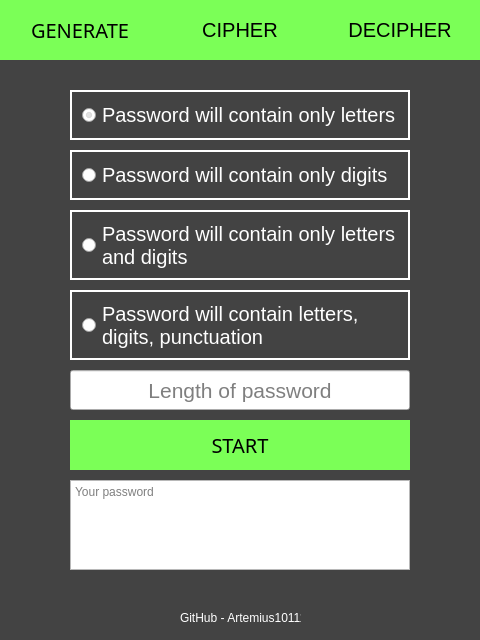
<?xml version="1.0" encoding="UTF-8"?>
<ui version="4.0">
 <class>Dialog</class>
 <widget class="QDialog" name="Dialog">
  <property name="geometry">
   <rect>
    <x>0</x>
    <y>0</y>
    <width>480</width>
    <height>640</height>
   </rect>
  </property>
  <property name="cursor">
   <cursorShape>ArrowCursor</cursorShape>
  </property>
  <property name="windowTitle">
   <string>PassTaCypher</string>
  </property>
  <property name="autoFillBackground">
   <bool>false</bool>
  </property>
  <property name="styleSheet">
   <string notr="true">QTextEdit{
	text-align: right
}
QDialog {
	background-color: rgb(67, 67, 67)
}
QPushButton{
	font: 48pt &quot;Microsoft Yi Baiti&quot;;
	font-size: 20px;
	background-color: rgb(123, 255, 87);
	border: None;
}
QPushButton:pressed{
	background-color: rgb(100, 100, 100);
	color: rgb(255, 255, 255);
}
</string>
  </property>
  <property name="sizeGripEnabled">
   <bool>false</bool>
  </property>
  <property name="modal">
   <bool>false</bool>
  </property>
  <widget class="QPushButton" name="GenerateButton">
   <property name="enabled">
    <bool>true</bool>
   </property>
   <property name="geometry">
    <rect>
     <x>0</x>
     <y>0</y>
     <width>160</width>
     <height>60</height>
    </rect>
   </property>
   <property name="font">
    <font>
     <family>Microsoft Yi Baiti</family>
     <pointsize>-1</pointsize>
     <weight>50</weight>
     <italic>false</italic>
     <bold>false</bold>
    </font>
   </property>
   <property name="styleSheet">
    <string notr="true"/>
   </property>
   <property name="text">
    <string>GENERATE</string>
   </property>
   <property name="checkable">
    <bool>true</bool>
   </property>
  </widget>
  <widget class="QPushButton" name="Cipher_button">
   <property name="geometry">
    <rect>
     <x>160</x>
     <y>0</y>
     <width>160</width>
     <height>60</height>
    </rect>
   </property>
   <property name="styleSheet">
    <string notr="true"/>
   </property>
   <property name="text">
    <string>CIPHER</string>
   </property>
  </widget>
  <widget class="QPushButton" name="Decipher_Button">
   <property name="geometry">
    <rect>
     <x>320</x>
     <y>0</y>
     <width>160</width>
     <height>60</height>
    </rect>
   </property>
   <property name="styleSheet">
    <string notr="true"/>
   </property>
   <property name="text">
    <string>DECIPHER</string>
   </property>
  </widget>
  <widget class="QStackedWidget" name="Stacked_widget">
   <property name="geometry">
    <rect>
     <x>0</x>
     <y>60</y>
     <width>481</width>
     <height>541</height>
    </rect>
   </property>
   <property name="autoFillBackground">
    <bool>false</bool>
   </property>
   <property name="styleSheet">
    <string notr="true">QTextEdit::AlignCenter{}
QRadioButton{
	text-align: center;
	padding: 10px;
	font-size: 20px;
	border: 2px solid white;
	color: white;
}
QDialog {
	background-color: rgb(67, 67, 67)
}
QStackedWidget{
    background-color: rgb(67, 67, 67)
}</string>
   </property>
   <property name="currentIndex">
    <number>0</number>
   </property>
   <widget class="QWidget" name="page_1">
    <widget class="QPushButton" name="Generate_start">
     <property name="geometry">
      <rect>
       <x>70</x>
       <y>360</y>
       <width>340</width>
       <height>50</height>
      </rect>
     </property>
     <property name="font">
      <font>
       <family>Microsoft Yi Baiti</family>
       <pointsize>-1</pointsize>
       <weight>50</weight>
       <italic>false</italic>
       <bold>false</bold>
      </font>
     </property>
     <property name="text">
      <string>START</string>
     </property>
    </widget>
    <widget class="QRadioButton" name="radio_symbols_2">
     <property name="geometry">
      <rect>
       <x>70</x>
       <y>90</y>
       <width>340</width>
       <height>50</height>
      </rect>
     </property>
     <property name="font">
      <font>
       <pointsize>-1</pointsize>
      </font>
     </property>
     <property name="text">
      <string>Password will contain only digits</string>
     </property>
    </widget>
    <widget class="QRadioButton" name="radio_symbols_4">
     <property name="geometry">
      <rect>
       <x>70</x>
       <y>230</y>
       <width>340</width>
       <height>70</height>
      </rect>
     </property>
     <property name="font">
      <font>
       <pointsize>-1</pointsize>
      </font>
     </property>
     <property name="text">
      <string>Password will contain letters,
digits, punctuation</string>
     </property>
    </widget>
    <widget class="QRadioButton" name="radio_symbols_3">
     <property name="geometry">
      <rect>
       <x>70</x>
       <y>150</y>
       <width>340</width>
       <height>70</height>
      </rect>
     </property>
     <property name="font">
      <font>
       <pointsize>-1</pointsize>
      </font>
     </property>
     <property name="text">
      <string>Password will contain only letters 
and digits</string>
     </property>
    </widget>
    <widget class="QRadioButton" name="radio_symbols_">
     <property name="geometry">
      <rect>
       <x>70</x>
       <y>30</y>
       <width>340</width>
       <height>50</height>
      </rect>
     </property>
     <property name="font">
      <font>
       <pointsize>-1</pointsize>
      </font>
     </property>
     <property name="autoFillBackground">
      <bool>false</bool>
     </property>
     <property name="text">
      <string>Password will contain only letters</string>
     </property>
     <property name="checked">
      <bool>true</bool>
     </property>
    </widget>
    <widget class="QLineEdit" name="Length_password">
     <property name="geometry">
      <rect>
       <x>70</x>
       <y>310</y>
       <width>340</width>
       <height>40</height>
      </rect>
     </property>
     <property name="font">
      <font>
       <family>MS Shell Dlg 2</family>
       <pointsize>16</pointsize>
      </font>
     </property>
     <property name="maxLength">
      <number>3</number>
     </property>
     <property name="alignment">
      <set>Qt::AlignCenter</set>
     </property>
     <property name="placeholderText">
      <string>Length of password</string>
     </property>
    </widget>
    <widget class="QTextEdit" name="Password_text">
     <property name="geometry">
      <rect>
       <x>70</x>
       <y>420</y>
       <width>340</width>
       <height>90</height>
      </rect>
     </property>
     <property name="layoutDirection">
      <enum>Qt::LeftToRight</enum>
     </property>
     <property name="autoFillBackground">
      <bool>false</bool>
     </property>
     <property name="documentTitle">
      <string/>
     </property>
     <property name="readOnly">
      <bool>true</bool>
     </property>
     <property name="html">
      <string>&lt;!DOCTYPE HTML PUBLIC &quot;-//W3C//DTD HTML 4.0//EN&quot; &quot;http://www.w3.org/TR/REC-html40/strict.dtd&quot;&gt;
&lt;html&gt;&lt;head&gt;&lt;meta name=&quot;qrichtext&quot; content=&quot;1&quot; /&gt;&lt;style type=&quot;text/css&quot;&gt;
p, li { white-space: pre-wrap; }
&lt;/style&gt;&lt;/head&gt;&lt;body style=&quot; font-family:'MS Shell Dlg 2'; font-size:8.25pt; font-weight:400; font-style:normal;&quot;&gt;
&lt;p style=&quot;-qt-paragraph-type:empty; margin-top:0px; margin-bottom:0px; margin-left:0px; margin-right:0px; -qt-block-indent:0; text-indent:0px;&quot;&gt;&lt;br /&gt;&lt;/p&gt;&lt;/body&gt;&lt;/html&gt;</string>
     </property>
     <property name="placeholderText">
      <string>Your password</string>
     </property>
    </widget>
   </widget>
   <widget class="QWidget" name="page_2">
    <widget class="QPushButton" name="Cipher_start">
     <property name="geometry">
      <rect>
       <x>70</x>
       <y>200</y>
       <width>340</width>
       <height>50</height>
      </rect>
     </property>
     <property name="text">
      <string>START</string>
     </property>
    </widget>
    <widget class="QTextEdit" name="Password_text_cipher_1">
     <property name="geometry">
      <rect>
       <x>70</x>
       <y>100</y>
       <width>340</width>
       <height>90</height>
      </rect>
     </property>
     <property name="layoutDirection">
      <enum>Qt::LeftToRight</enum>
     </property>
     <property name="autoFillBackground">
      <bool>false</bool>
     </property>
     <property name="documentTitle">
      <string/>
     </property>
     <property name="readOnly">
      <bool>false</bool>
     </property>
     <property name="html">
      <string>&lt;!DOCTYPE HTML PUBLIC &quot;-//W3C//DTD HTML 4.0//EN&quot; &quot;http://www.w3.org/TR/REC-html40/strict.dtd&quot;&gt;
&lt;html&gt;&lt;head&gt;&lt;meta name=&quot;qrichtext&quot; content=&quot;1&quot; /&gt;&lt;style type=&quot;text/css&quot;&gt;
p, li { white-space: pre-wrap; }
&lt;/style&gt;&lt;/head&gt;&lt;body style=&quot; font-family:'MS Shell Dlg 2'; font-size:8.25pt; font-weight:400; font-style:normal;&quot;&gt;
&lt;p style=&quot;-qt-paragraph-type:empty; margin-top:0px; margin-bottom:0px; margin-left:0px; margin-right:0px; -qt-block-indent:0; text-indent:0px;&quot;&gt;&lt;br /&gt;&lt;/p&gt;&lt;/body&gt;&lt;/html&gt;</string>
     </property>
     <property name="placeholderText">
      <string>Your password</string>
     </property>
    </widget>
    <widget class="QTextEdit" name="Password_text_cipher_3">
     <property name="geometry">
      <rect>
       <x>70</x>
       <y>360</y>
       <width>340</width>
       <height>90</height>
      </rect>
     </property>
     <property name="layoutDirection">
      <enum>Qt::LeftToRight</enum>
     </property>
     <property name="autoFillBackground">
      <bool>false</bool>
     </property>
     <property name="documentTitle">
      <string/>
     </property>
     <property name="readOnly">
      <bool>true</bool>
     </property>
     <property name="html">
      <string>&lt;!DOCTYPE HTML PUBLIC &quot;-//W3C//DTD HTML 4.0//EN&quot; &quot;http://www.w3.org/TR/REC-html40/strict.dtd&quot;&gt;
&lt;html&gt;&lt;head&gt;&lt;meta name=&quot;qrichtext&quot; content=&quot;1&quot; /&gt;&lt;style type=&quot;text/css&quot;&gt;
p, li { white-space: pre-wrap; }
&lt;/style&gt;&lt;/head&gt;&lt;body style=&quot; font-family:'MS Shell Dlg 2'; font-size:8.25pt; font-weight:400; font-style:normal;&quot;&gt;
&lt;p style=&quot;-qt-paragraph-type:empty; margin-top:0px; margin-bottom:0px; margin-left:0px; margin-right:0px; -qt-block-indent:0; text-indent:0px;&quot;&gt;&lt;br /&gt;&lt;/p&gt;&lt;/body&gt;&lt;/html&gt;</string>
     </property>
     <property name="placeholderText">
      <string>Your password</string>
     </property>
    </widget>
    <widget class="QTextEdit" name="Password_text_cipher_2">
     <property name="geometry">
      <rect>
       <x>70</x>
       <y>260</y>
       <width>340</width>
       <height>90</height>
      </rect>
     </property>
     <property name="layoutDirection">
      <enum>Qt::LeftToRight</enum>
     </property>
     <property name="autoFillBackground">
      <bool>false</bool>
     </property>
     <property name="documentTitle">
      <string/>
     </property>
     <property name="readOnly">
      <bool>true</bool>
     </property>
     <property name="html">
      <string>&lt;!DOCTYPE HTML PUBLIC &quot;-//W3C//DTD HTML 4.0//EN&quot; &quot;http://www.w3.org/TR/REC-html40/strict.dtd&quot;&gt;
&lt;html&gt;&lt;head&gt;&lt;meta name=&quot;qrichtext&quot; content=&quot;1&quot; /&gt;&lt;style type=&quot;text/css&quot;&gt;
p, li { white-space: pre-wrap; }
&lt;/style&gt;&lt;/head&gt;&lt;body style=&quot; font-family:'MS Shell Dlg 2'; font-size:8.25pt; font-weight:400; font-style:normal;&quot;&gt;
&lt;p style=&quot;-qt-paragraph-type:empty; margin-top:0px; margin-bottom:0px; margin-left:0px; margin-right:0px; -qt-block-indent:0; text-indent:0px;&quot;&gt;&lt;br /&gt;&lt;/p&gt;&lt;/body&gt;&lt;/html&gt;</string>
     </property>
     <property name="placeholderText">
      <string>Your key</string>
     </property>
    </widget>
    <widget class="QPushButton" name="pushButton">
     <property name="geometry">
      <rect>
       <x>970</x>
       <y>160</y>
       <width>75</width>
       <height>23</height>
      </rect>
     </property>
     <property name="text">
      <string>PushButton</string>
     </property>
    </widget>
   </widget>
   <widget class="QWidget" name="page_3">
    <widget class="QTextEdit" name="Password_text_decipher_2">
     <property name="geometry">
      <rect>
       <x>70</x>
       <y>200</y>
       <width>340</width>
       <height>90</height>
      </rect>
     </property>
     <property name="layoutDirection">
      <enum>Qt::LeftToRight</enum>
     </property>
     <property name="autoFillBackground">
      <bool>false</bool>
     </property>
     <property name="documentTitle">
      <string/>
     </property>
     <property name="readOnly">
      <bool>false</bool>
     </property>
     <property name="html">
      <string>&lt;!DOCTYPE HTML PUBLIC &quot;-//W3C//DTD HTML 4.0//EN&quot; &quot;http://www.w3.org/TR/REC-html40/strict.dtd&quot;&gt;
&lt;html&gt;&lt;head&gt;&lt;meta name=&quot;qrichtext&quot; content=&quot;1&quot; /&gt;&lt;style type=&quot;text/css&quot;&gt;
p, li { white-space: pre-wrap; }
&lt;/style&gt;&lt;/head&gt;&lt;body style=&quot; font-family:'MS Shell Dlg 2'; font-size:8.25pt; font-weight:400; font-style:normal;&quot;&gt;
&lt;p style=&quot;-qt-paragraph-type:empty; margin-top:0px; margin-bottom:0px; margin-left:0px; margin-right:0px; -qt-block-indent:0; text-indent:0px;&quot;&gt;&lt;br /&gt;&lt;/p&gt;&lt;/body&gt;&lt;/html&gt;</string>
     </property>
     <property name="placeholderText">
      <string>Your key</string>
     </property>
    </widget>
    <widget class="QPushButton" name="Decipher_start">
     <property name="geometry">
      <rect>
       <x>70</x>
       <y>300</y>
       <width>340</width>
       <height>50</height>
      </rect>
     </property>
     <property name="text">
      <string>START</string>
     </property>
    </widget>
    <widget class="QTextEdit" name="Password_text_decipher_1">
     <property name="geometry">
      <rect>
       <x>70</x>
       <y>100</y>
       <width>340</width>
       <height>90</height>
      </rect>
     </property>
     <property name="layoutDirection">
      <enum>Qt::LeftToRight</enum>
     </property>
     <property name="autoFillBackground">
      <bool>false</bool>
     </property>
     <property name="documentTitle">
      <string/>
     </property>
     <property name="readOnly">
      <bool>false</bool>
     </property>
     <property name="html">
      <string>&lt;!DOCTYPE HTML PUBLIC &quot;-//W3C//DTD HTML 4.0//EN&quot; &quot;http://www.w3.org/TR/REC-html40/strict.dtd&quot;&gt;
&lt;html&gt;&lt;head&gt;&lt;meta name=&quot;qrichtext&quot; content=&quot;1&quot; /&gt;&lt;style type=&quot;text/css&quot;&gt;
p, li { white-space: pre-wrap; }
&lt;/style&gt;&lt;/head&gt;&lt;body style=&quot; font-family:'MS Shell Dlg 2'; font-size:8.25pt; font-weight:400; font-style:normal;&quot;&gt;
&lt;p style=&quot;-qt-paragraph-type:empty; margin-top:0px; margin-bottom:0px; margin-left:0px; margin-right:0px; -qt-block-indent:0; text-indent:0px;&quot;&gt;&lt;br /&gt;&lt;/p&gt;&lt;/body&gt;&lt;/html&gt;</string>
     </property>
     <property name="placeholderText">
      <string>Your password</string>
     </property>
    </widget>
    <widget class="QTextEdit" name="Password_text_decipher_3">
     <property name="geometry">
      <rect>
       <x>70</x>
       <y>360</y>
       <width>340</width>
       <height>90</height>
      </rect>
     </property>
     <property name="layoutDirection">
      <enum>Qt::LeftToRight</enum>
     </property>
     <property name="autoFillBackground">
      <bool>false</bool>
     </property>
     <property name="documentTitle">
      <string/>
     </property>
     <property name="readOnly">
      <bool>true</bool>
     </property>
     <property name="html">
      <string>&lt;!DOCTYPE HTML PUBLIC &quot;-//W3C//DTD HTML 4.0//EN&quot; &quot;http://www.w3.org/TR/REC-html40/strict.dtd&quot;&gt;
&lt;html&gt;&lt;head&gt;&lt;meta name=&quot;qrichtext&quot; content=&quot;1&quot; /&gt;&lt;style type=&quot;text/css&quot;&gt;
p, li { white-space: pre-wrap; }
&lt;/style&gt;&lt;/head&gt;&lt;body style=&quot; font-family:'MS Shell Dlg 2'; font-size:8.25pt; font-weight:400; font-style:normal;&quot;&gt;
&lt;p style=&quot;-qt-paragraph-type:empty; margin-top:0px; margin-bottom:0px; margin-left:0px; margin-right:0px; -qt-block-indent:0; text-indent:0px;&quot;&gt;&lt;br /&gt;&lt;/p&gt;&lt;/body&gt;&lt;/html&gt;</string>
     </property>
     <property name="placeholderText">
      <string>Your password</string>
     </property>
    </widget>
   </widget>
  </widget>
  <widget class="QLabel" name="label">
   <property name="geometry">
    <rect>
     <x>180</x>
     <y>610</y>
     <width>121</width>
     <height>16</height>
    </rect>
   </property>
   <property name="styleSheet">
    <string notr="true">color: white;
</string>
   </property>
   <property name="text">
    <string>GitHub - Artemius10111</string>
   </property>
  </widget>
 </widget>
 <resources/>
 <connections/>
</ui>
